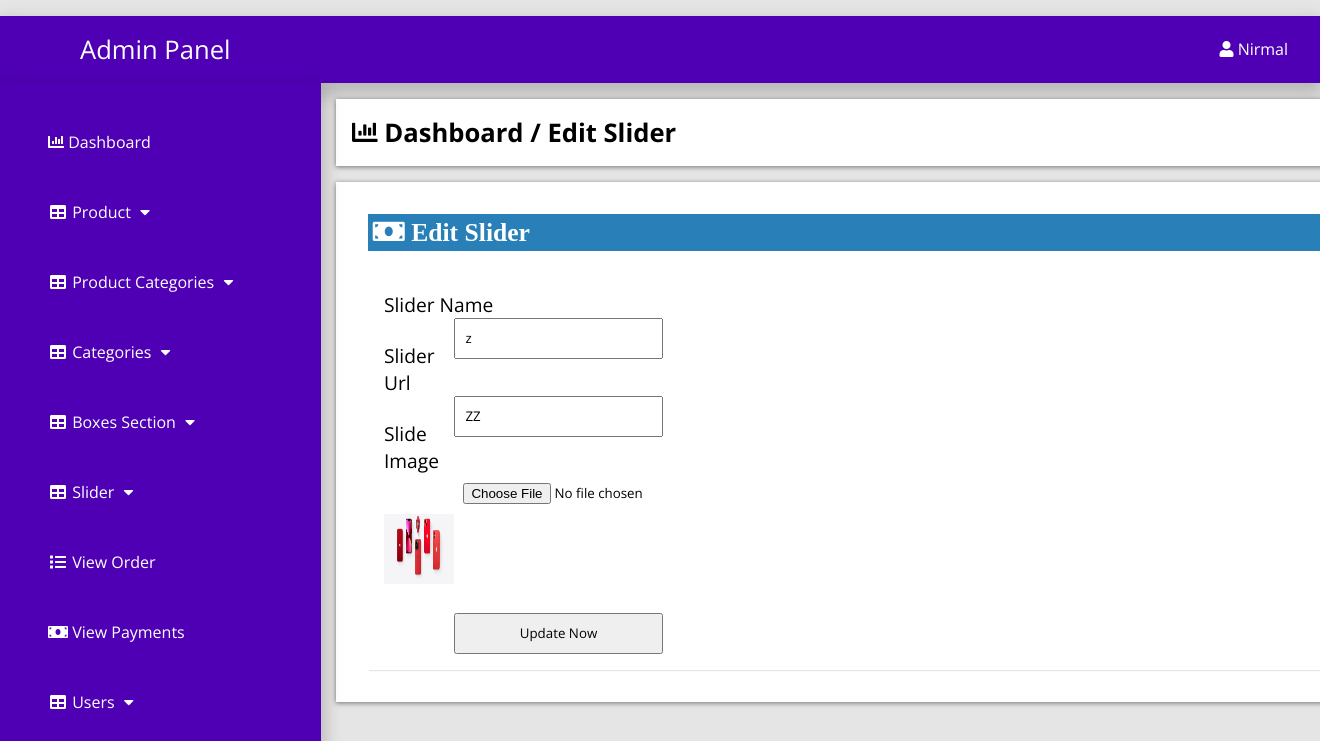
/admin_area/index.php?edit_slide=38 (signed in), run on the app's committed database.
### tables this page shows
CREATE TABLE `slider` (
  `Id` int(10) NOT NULL,
  `slider_name` varchar(255) NOT NULL,
  `slider_image` text NOT NULL,
  `slider_url` varchar(100) NOT NULL
);

### admin_area/edit_slider.php (the view, shortened to what this page needs)
<?php
if (!isset($_SESSION['admin_email'])){
  echo "<script>window.open('login.php','_self')</script>";
  }else{
?>
<?php
if (isset($_GET['edit_slide'])) {
	$edit_id=$_GET['edit_slide'];
	$edit_slide="select * from slider where Id='$edit_id'";
	$run_edit=mysqli_query($con,$edit_slide);
	$row_edit=mysqli_fetch_array($run_edit);
	$slide_name=$row_edit['slider_name'];
	$slide_image=$row_edit['slider_image'];
	$slide_url=$row_edit['slider_url'];
}
?>
<div class="row">
	<div class="col-lg-12">
		<div class="breadcrump">
			<li class="active">
				<i class="fa fa-bar-chart"></i>
				Dashboard / Edit Slider
			</li>
		</div>
	</div>
</div>
<div class="row">
	<div class="col-lg-12">
		<div class="panel panel-default">
			<div class="panel-heading">
				<h3 class="panel-title">
					<i class="fa fa-money fa-fw"> Edit Slider</i>
				</h3>
			</div>
			<div class="panel-body">
				<form class="form-horizontal" method="post" action="" enctype="multipart/form-data">
					<div class="form-group">
						<label class="col-md-3 control-label">Slider Name</label>
						<div class="col-md-6">
						<input type="text" name="slider_name" class="form-control" required value="<?php echo $slide_name; ?>" >
					</div>
				</div>
				<div class="form-group">
						<label class="col-md-3 control-label">Slider Url</label>
						<div class="col-md-6">
						<input type="text" name="slider_url" class="form-control" required value="<?php echo $slide_url; ?>" >
					</div>
				</div>
					<div class="form-group">
						<label class="col-md-3 control-label">Slide Image</label>
						<div class="col-md-6">
							<input type="file" name="slider_image" class="form-control">
							<br>
						<img src="slider_images/<?php echo $slide_image ?>" width="70" height="70">
                      </div>
					</div>
					<div class="form-group">
						<div class="col-md-6">
						<input type="submit" name="update" value="Update Now" class="btn btn-primary form-control">
					</div>
				</div>
				</form>
			</div>
		</div>
	</div>
</div>
<?php } ?>

### admin_area/includes/sidebar.php (shortened to what this page needs)
<?php
if (!isset($_SESSION['admin_email'])){
  echo "<script>window.open('login.php','_self')</script>";
  }else{
?>
<nav class="navbar navbar-inverse navbar-fixed-top" >
	<div class="navbar-header">
		<a href="index.php?dashboard" class="navbar-brand"><span>Admin Panel</span></a>
	</div>
		<div class="dropdown">
		 <button onclick="myFunction()" class="dropbtn"><i class="fa fa-user"></i> <?php echo $admin_name; ?></a></button>
		</div>
	<div class="collapse navbar-collapse navbar-ex1-collapse">
	<ul class="nav navbar-nav side-nav">
  <li>
    <a href="index.php?dashboard"><i class="fa fa-bar-chart"></i> Dashboard</a>
  </li>
  <li class="button-dropdown" id="#products">
    <a href="#" class="dropdown-toggle" data-toggle="collapse" data-target="#products"><i class="fa fa-fw fa-table"></i> Product <i class="fa fa-fw fa-caret-down"></i></a>
  </li>
  <li class="button-dropdown" id="#products_cat">
    <a href="#" class="dropdown-toggle" data-toggle="collapse" data-target="#products_cat"><i class="fa fa-fw fa-table"></i> Product Categories <i class="fa fa-fw fa-caret-down"></i></a>
  </li>
  <li class="button-dropdown" id="#category">
    <a href="#" class="dropdown-toggle" data-toggle="collapse" data-target="#category"><i class="fa fa-fw fa-table"></i> Categories <i class="fa fa-fw fa-caret-down"></i></a>
  </li>
<li class="button-dropdown" >
  <a href="#" class="dropdown-toggle" data-toggle="collapse" data-target="#boxes">
    <i class="fa fa-fw fa-table"></i> Boxes Section <i class="fa fa-fw fa-caret-down"></i>
  </a>
</li>
  <li class="button-dropdown">
    <a href="#" class="dropdown-toggle" data-toggle="collapse" data-target="#slider"><i class="fa fa-fw fa-table"></i>  Slider <i class="fa fa-fw fa-caret-down"></i></a>
  </li>
  <li>
  	<a href="index.php?view_order">
  		<i class="fa fa-fw fa-list"></i> View Order
  	</a>
  </li>
  <li>
  	<a href="index.php?view_payments">
  		<i class="fa fa-fw fa-money"></i> View Payments
  	</a>
  </li>
  <li class="button-dropdown">
    <a href="#" class="dropdown-toggle" data-toggle="collapse" data-target="#users"><i class="fa fa-fw fa-table"></i>  Users <i class="fa fa-fw fa-caret-down"></i></a>
  </li>
</ul>
</div>
</nav>
<?php } ?>

### admin_area/css/style.css (style rules this page uses)
:root { --blue:#4f00b5; }
body { margin-top: ; }
* { font-family: 'Open Sans', sans-serif; margin:0; padding:0; box-sizing: border-box; text-decoration: none; transition: all .2s cubic-bezier(.37,1.14,.26,1.24); }
html { background-color: rgba(0,0,0,.1); }
.navbar-fixed-top { background:#4f00b5; padding: 1rem; margin-top: 1rem; box-shadow: 0px 8px 16px 4px rgba(0,0,0,0.2); margin-left: ; margin-right: ; }
.navbar-fixed-top a span { margin-left: 4rem; }
.navbar-fixed-top .navbar-brand { font-size: 1.6rem; color: #ffffff; }
.dropbtn { background-color:#4f00b5;; color: white; padding: 16px; font-size: 16px; border: none; cursor: pointer; }
.dropdown { position: relative; display: inline-block; float: right; margin-top: -2.8rem; }
.nav { position: absolute; top: 51px; margin-top: 32px; width: auto; height: 110%; border-radius: 0; display: block; background-color:#4f00b5; bottom: 0; overflow: hidden; padding-bottom: 40px; box-shadow: 0px 8px 16px 4px rgba(0,0,0,0.2); margin-left: -1rem; }
.nav>li>a { width: 225px; display: block; color: #ffffff; margin: 3rem; }
.row { width: 81.2%; background-color: #ffffff; margin: auto; margin-left: 21rem; margin-top: 1rem; padding: 1rem; display: ; }
.panel { text-align: left; box-shadow: 1px 1px 1px 0px rgba(0.1,0.1,0.1,0.1); margin: 1rem; background-color: #ffffff; padding: rem; }
.panel-heading .panel-title { background-color: #2980b9; color: #ffffff; padding: .3rem; }
.breadcrump .active { font-weight: bold; font-size: 1.6rem; }
.row { list-style: none; box-shadow: 0 1px 5px rgba(0, 0, 0, 0.5); }
.row .fa-money { font-size: 1.6rem; width: 50%; text-align: left; }
.form-group { margin-top: 1.5rem; }
.form-group label { font-size: 1.2rem; }
.form-group input { width: 75%; float: right; padding: .6rem; }
.panel-body { display: flex; align-items: center; justify-content: left; padding: 1rem; flex-wrap: wrap; }

### data on the page
slider: slider_name "z", slider_url "ZZ", slider_image (picture)

### other printed values
$admin_name "Nirmal"
